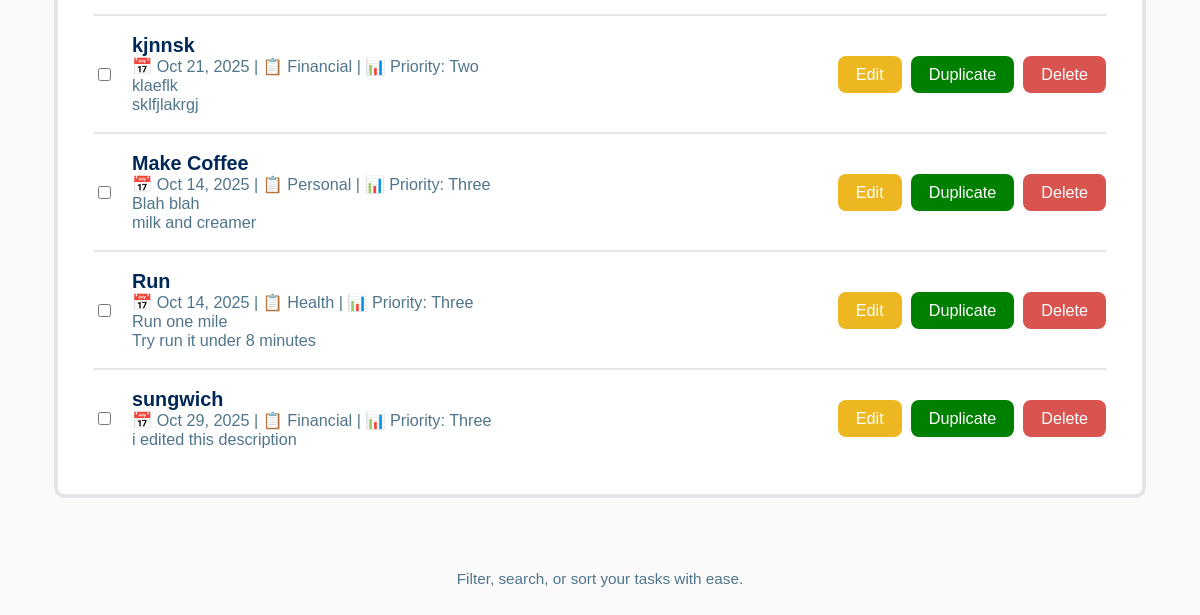
The app's page / (lower part), older data.
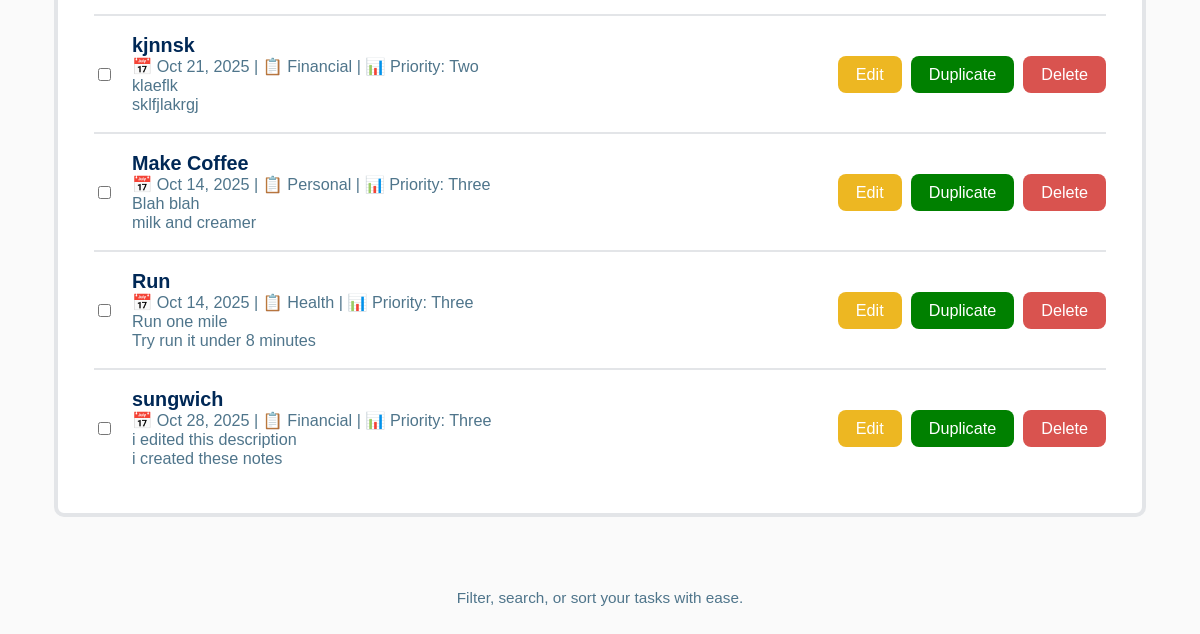
The same page, newer data.
### tasks/models.py (models this page shows, shortened)
class Task(models.Model):
    CATEGORY_CHOICES = [
        ('Work', 'Work'),
        ('Personal', 'Personal'),
        ('Social', 'Social'),
        ('Financial', 'Financial'),
        ('School', 'School'),
        ('Health', 'Health'),
    ]
    PRIORITY_CHOICES = [
        ('One', 'One (High)'),
        ('Two', 'Two'),
        ('Three', 'Three'),
        ('Four', 'Four'),
        ('Five', 'Five (Low)'),
    ]
    title = models.CharField(max_length=200)
    description = models.TextField()
    notes = models.TextField(blank=True, null=True)
    deadline = models.DateField()
    category = models.CharField(max_length=20, choices=CATEGORY_CHOICES)
    priority = models.CharField(max_length=10, choices=PRIORITY_CHOICES)
    completed = models.BooleanField(default=False)

### tasks/views.py (the view)
# urls.py: path("", views.dashboard, name="dashboard"),
def dashboard(request):
    tasks = Task.objects.all()
    return render(request, "tasks/dashboard.html", {"tasks": tasks})

### tasks/templates/tasks/dashboard.html (shortened to what this page needs)
<!DOCTYPE html>
<html lang="en">
<head>
</head>
<body>
  <main>
<div id="tasks">
  <div id="taskContainer">
   <ul id="taskList">
  {% for task in tasks %}
    <li class="task-item"
        data-category = "{{ task.category}}"
        data-priority = "{{ task.priority }}"
        data-deadline = "{{ task.deadline }}">
      <input type="checkbox" class="complete-checkbox"
      data-id="{{ task.id }}"
      data-url = "{% url 'toggle_complete' task.id %}"
      {% if task.completed %}checked{% endif %}>
      <div class="task-info">
        <div class="task-title">{{ task.title }}</div>
        <div class="task-meta">
          📅 {{ task.deadline|date:"M d, Y" }} |
          📋 {{ task.category }} |
          📊 Priority: {{ task.priority }}
        </div>
        <div class="task-meta">{{ task.description }}</div>
        <div class="task-meta">{{ task.notes }}</div>
      </div>
    <div class="task-actions">
      <button class="edit-btn" data-id="{{ task.id }}">Edit</button>
      <button class="duplicate-btn" data-id="{{ task.id }}">Duplicate</button>
      <button class="delete-btn" data-id="{{ task.id }}">Delete</button>
    </div>
    </li>
  {% empty %}
    <li>No tasks yet.</li>
  {% endfor %}
</ul>
  </div>
</div>
</main>
  <p class="footer-note">Filter, search, or sort your tasks with ease.</p>
</body>
</html>

Row changes from the older to the newer data that the page shows:
changed Task "sungwich": deadline "Oct 29, 2025" → "Oct 28, 2025"; notes (not shown) → "i created these notes"
